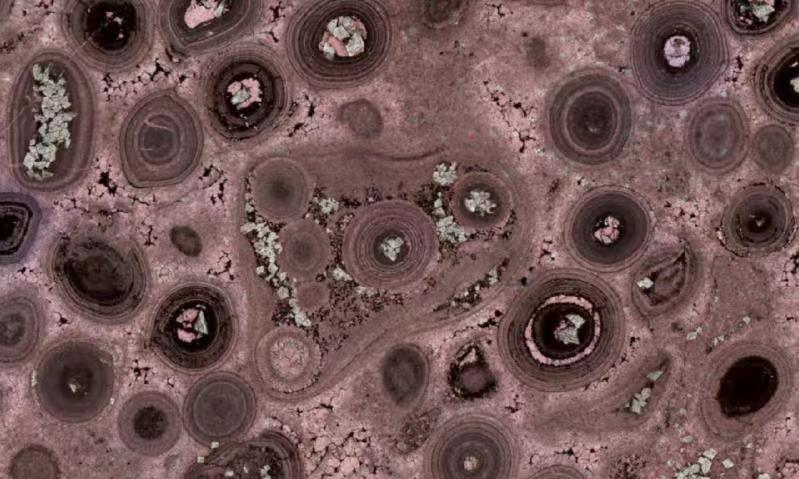
#> input picture img_readme/101338.jpg, 799 x 479 px, found by its file name
$ python thresh_triangle.py
#> lines starting #> are read from the running program, lines starting #| are printed output that depends on the picture; after the words box and inside, x2 and y2 are one past the last pixel; in counts of white or black regions, pixels touching at a corner belong together
# -*- coding: utf-8 -*-
# @Time    : 2021/4/13 下午2:57
# @Author  : Luo Lu
# @Email   : argluolu@gmail.com
# @File    : thresh_triangle.py
# @Software: PyCharm
import cv2 as cv
import numpy as np

# [10 lines of commented-out code are left out]
src = cv.imread("/home/luolu/Desktop/tmp/101338.jpg")
#> src is the input picture: shape (479, 799, 3); mean B, G, R 84.2, 84.9, 112.9
cv.namedWindow("input", cv.WINDOW_AUTOSIZE)
# cv.imshow("input", src)
h, w = src.shape[:2]
#> h = 479; w = 799

# 自动阈值分割 TRIANGLE
gray = cv.cvtColor(src, cv.COLOR_BGR2GRAY)
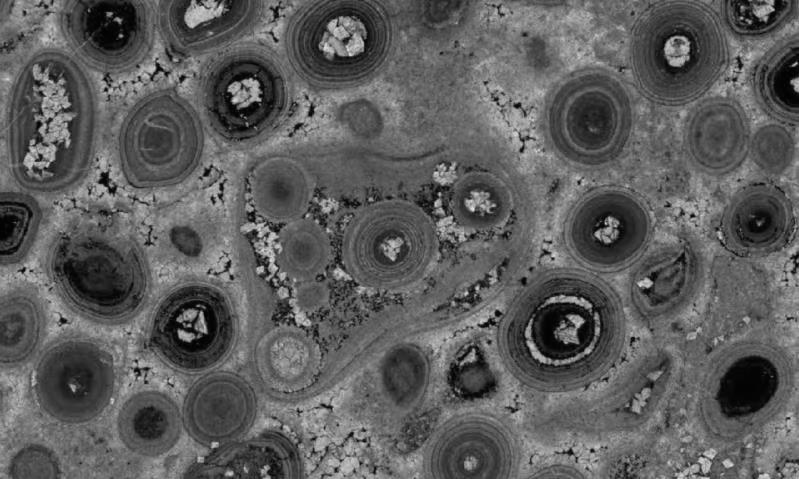
#> gray: shape (479, 799); min 0, max 232, mean 93.2
ret, binary = cv.threshold(gray, 0, 255, cv.THRESH_BINARY | cv.THRESH_TRIANGLE)
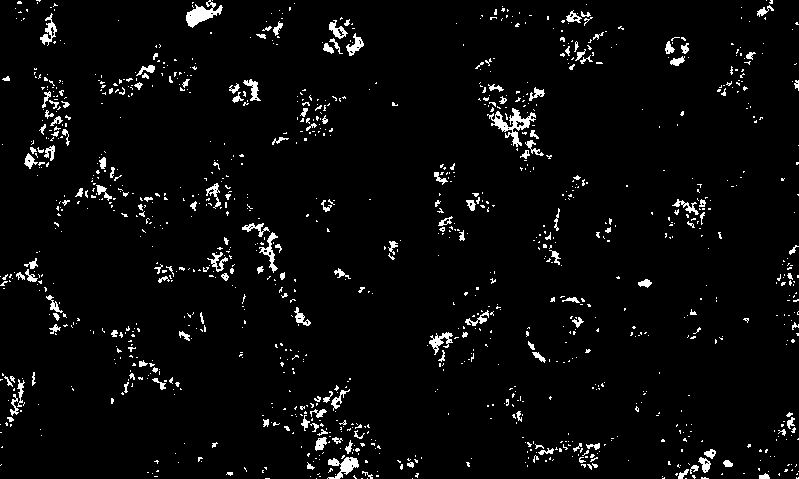
#> binary: shape (479, 799); 3.8% white; 1175 white regions (1007 under 20 px), largest, box (x1, y1, x2, y2) and area: (487, 108, 536, 147) 576, (186, 0, 223, 28) 454, (327, 457, 359, 479) 334
#> ret = 155
print("ret :", ret)
#| ret : 155.0
# cv.imshow("binary", binary)

result = np.zeros([h, w * 2, 3], dtype=src.dtype)
result[0:h, 0:w, :] = src
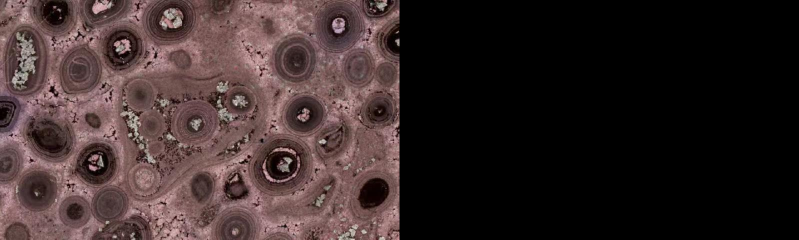
#> result: shape (479, 1598, 3) (shown at 1/2 size); mean B, G, R 42.1, 42.4, 56.4
result[0:h, w:2 * w, :] = cv.cvtColor(binary, cv.COLOR_GRAY2BGR)
cv.putText(result, "input", (10, 30), cv.FONT_ITALIC, 1.0, (0, 0, 255), 2)
cv.putText(result, "binary, threshold = " + str(ret), (w + 10, 30), cv.FONT_ITALIC, 1.0, (0, 0, 255), 2)
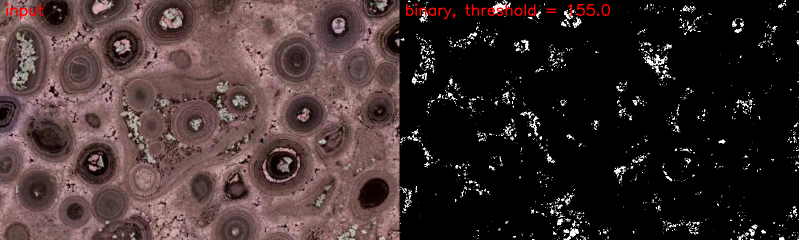
#> result: shape (479, 1598, 3) (shown at 1/2 size); mean B, G, R 46.8, 47.2, 62.2
cv.imshow("result", result)
# cv.imwrite("./binary_result.png", result)

cv.waitKey(0)
cv.destroyAllWindows()

$ run again, with img_readme/c2m06.jpg copied over img_readme/101338.jpg
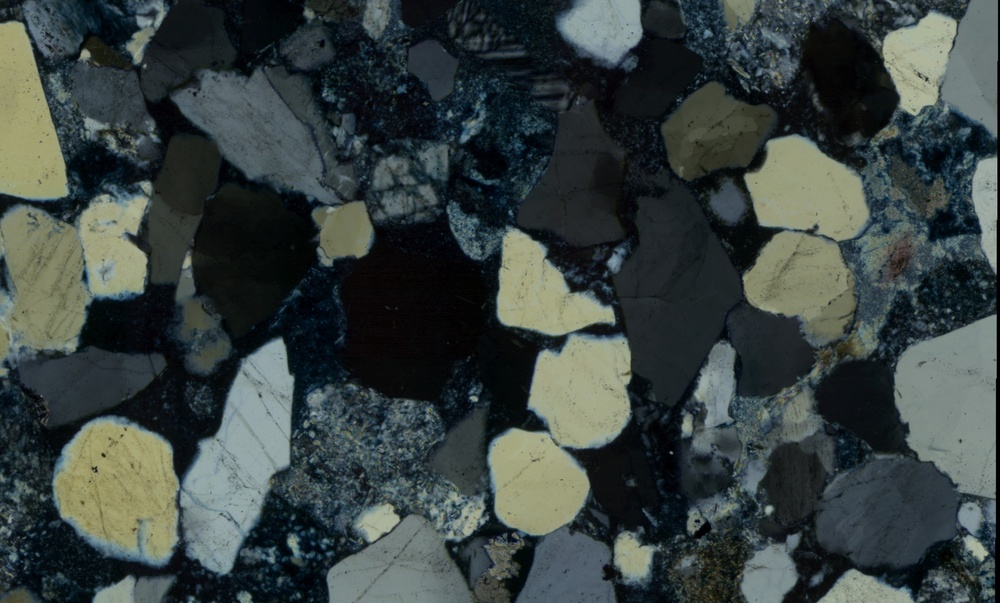
#> input picture img_readme/c2m06.jpg, 1000 x 603 px, shrunk from 1920 x 1158 before the run, found by its file name
#> src is the input picture: shape (603, 1000, 3); mean B, G, R 65.4, 67.1, 57.7
#> `ret, binary = cv.threshold(gray, 0, 255, cv.THRESH_BINARY | cv.THRESH_..`:
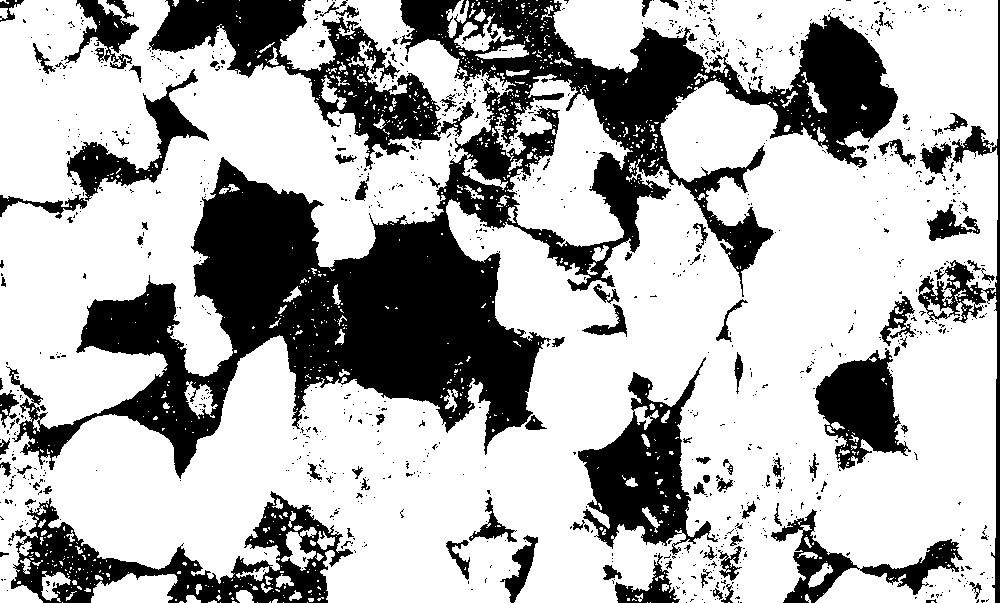
#> binary: shape (603, 1000); 69.3% white; 1028 black regions (904 under 20 px), largest, box (x1, y1, x2, y2) and area: (6, 0, 898, 479) 108365, (147, 0, 441, 170) 15140, (8, 491, 353, 603) 13032
#> ret = 24
#| ret : 24.0
#> `cv.putText(result, "binary, threshold = " + str(ret), (w + 10, 30), cv..`:
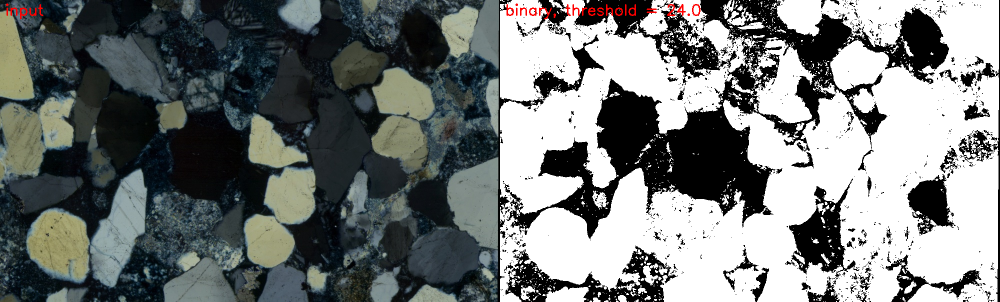
#> result: shape (603, 2000, 3) (shown at 1/2 size); mean B, G, R 120.7, 121.5, 117.5
